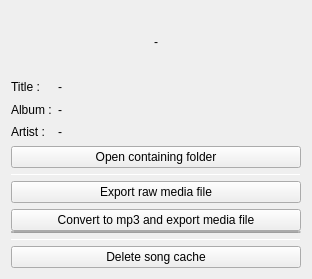
<?xml version="1.0" encoding="UTF-8"?>
<ui version="4.0">
 <class>TrackProperties</class>
 <widget class="QWidget" name="TrackProperties">
  <property name="geometry">
   <rect>
    <x>0</x>
    <y>0</y>
    <width>312</width>
    <height>279</height>
   </rect>
  </property>
  <property name="windowTitle">
   <string>Track properties</string>
  </property>
  <layout class="QVBoxLayout" name="verticalLayout_3">
   <item>
    <layout class="QVBoxLayout" name="verticalLayout_2">
     <item>
      <layout class="QHBoxLayout" name="horizontalLayout">
       <item>
        <widget class="QLabel" name="cover">
         <property name="text">
          <string>-</string>
         </property>
         <property name="alignment">
          <set>Qt::AlignCenter</set>
         </property>
        </widget>
       </item>
      </layout>
     </item>
     <item>
      <layout class="QGridLayout" name="gridLayout">
       <item row="1" column="0">
        <widget class="QLabel" name="album">
         <property name="sizePolicy">
          <sizepolicy hsizetype="Maximum" vsizetype="Preferred">
           <horstretch>0</horstretch>
           <verstretch>0</verstretch>
          </sizepolicy>
         </property>
         <property name="text">
          <string>Album :</string>
         </property>
        </widget>
       </item>
       <item row="0" column="0">
        <widget class="QLabel" name="title">
         <property name="sizePolicy">
          <sizepolicy hsizetype="Maximum" vsizetype="Preferred">
           <horstretch>0</horstretch>
           <verstretch>0</verstretch>
          </sizepolicy>
         </property>
         <property name="text">
          <string>Title :</string>
         </property>
        </widget>
       </item>
       <item row="2" column="0">
        <widget class="QLabel" name="artist">
         <property name="sizePolicy">
          <sizepolicy hsizetype="Maximum" vsizetype="Preferred">
           <horstretch>0</horstretch>
           <verstretch>0</verstretch>
          </sizepolicy>
         </property>
         <property name="text">
          <string>Artist :</string>
         </property>
        </widget>
       </item>
       <item row="0" column="1">
        <widget class="ElidedLabel" name="title_val">
         <property name="text">
          <string>-</string>
         </property>
         <property name="wordWrap">
          <bool>false</bool>
         </property>
        </widget>
       </item>
       <item row="1" column="1">
        <widget class="QLabel" name="album_val">
         <property name="text">
          <string>-</string>
         </property>
         <property name="wordWrap">
          <bool>true</bool>
         </property>
        </widget>
       </item>
       <item row="2" column="1">
        <widget class="QLabel" name="artist_val">
         <property name="text">
          <string>-</string>
         </property>
         <property name="wordWrap">
          <bool>true</bool>
         </property>
        </widget>
       </item>
      </layout>
     </item>
    </layout>
   </item>
   <item>
    <layout class="QVBoxLayout" name="verticalLayout">
     <item>
      <widget class="QPushButton" name="showInFiles">
       <property name="text">
        <string>Open containing folder</string>
       </property>
       <property name="icon">
        <iconset resource="icons.qrc">
         <normaloff>:/icons/micro/open_folder.png</normaloff>:/icons/micro/open_folder.png</iconset>
       </property>
      </widget>
     </item>
     <item>
      <widget class="Line" name="line">
       <property name="minimumSize">
        <size>
         <width>0</width>
         <height>1</height>
        </size>
       </property>
       <property name="maximumSize">
        <size>
         <width>16777215</width>
         <height>1</height>
        </size>
       </property>
       <property name="styleSheet">
        <string notr="true"/>
       </property>
       <property name="orientation">
        <enum>Qt::Horizontal</enum>
       </property>
      </widget>
     </item>
     <item>
      <widget class="QPushButton" name="copy">
       <property name="text">
        <string>Export raw media file</string>
       </property>
       <property name="icon">
        <iconset resource="icons.qrc">
         <normaloff>:/icons/micro/paste.png</normaloff>:/icons/micro/paste.png</iconset>
       </property>
      </widget>
     </item>
     <item>
      <layout class="QVBoxLayout" name="verticalLayout_4">
       <property name="spacing">
        <number>0</number>
       </property>
       <item>
        <widget class="QPushButton" name="copy_with_tags">
         <property name="text">
          <string>Convert to mp3 and export media file</string>
         </property>
         <property name="icon">
          <iconset resource="icons.qrc">
           <normaloff>:/icons/micro/paste.png</normaloff>:/icons/micro/paste.png</iconset>
         </property>
        </widget>
       </item>
       <item>
        <widget class="QProgressBar" name="progressBar">
         <property name="maximumSize">
          <size>
           <width>16777215</width>
           <height>2</height>
          </size>
         </property>
         <property name="format">
          <string/>
         </property>
        </widget>
       </item>
      </layout>
     </item>
     <item>
      <widget class="Line" name="line_2">
       <property name="minimumSize">
        <size>
         <width>0</width>
         <height>1</height>
        </size>
       </property>
       <property name="maximumSize">
        <size>
         <width>16777215</width>
         <height>1</height>
        </size>
       </property>
       <property name="orientation">
        <enum>Qt::Horizontal</enum>
       </property>
      </widget>
     </item>
     <item>
      <widget class="QPushButton" name="deleteTrack">
       <property name="text">
        <string>Delete song cache</string>
       </property>
       <property name="icon">
        <iconset resource="icons.qrc">
         <normaloff>:/icons/sidebar/removeFromLibrary.png</normaloff>:/icons/sidebar/removeFromLibrary.png</iconset>
       </property>
      </widget>
     </item>
    </layout>
   </item>
  </layout>
 </widget>
 <customwidgets>
  <customwidget>
   <class>ElidedLabel</class>
   <extends>QLabel</extends>
   <header>elidedlabel.h</header>
  </customwidget>
 </customwidgets>
 <resources>
  <include location="icons.qrc"/>
 </resources>
 <connections/>
</ui>
